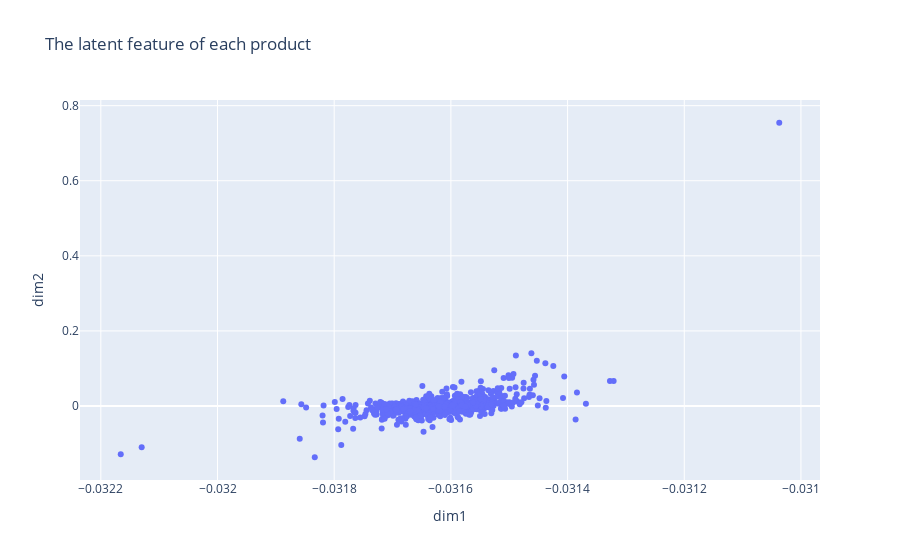

The code cell stored with this chart in its notebook:
### Code cell
items_list = [item[1] for item in amazon_data_table.columns.tolist()]

v = reduced_vt.T
data = np.hstack([v, np.array(items_list).reshape(-1, 1)])
vis_df = pd.DataFrame(data, columns=['dim1', 'dim2', 'productId'])
vis_df['dim1'] = vis_df['dim1'].astype(np.float64)
vis_df['dim2'] = vis_df['dim2'].astype(np.float64)

fig = px.scatter(vis_df, x='dim1', y='dim2', hover_data=['productId'], 
                 title='The latent feature of each product')
fig.show()

### Figure 1 — Plotly figure (JSON) as saved in the notebook; plotly's stock layout.template omitted (floating-point values rounded to 4 significant figures; data arrays with more than 128 entries replaced by an {"elided": "..."} marker saying what was removed)
{"data": [{"customdata": {"elided": "1000x1 str values"}, "hovertemplate": "dim1=%{x}<br>dim2=%{y}<br>productId=%{customdata[0]}<extra></extra>", "legendgroup": "", "marker": {"color": "#636efa", "symbol": "circle"}, "mode": "markers", "name": "", "orientation": "v", "showlegend": false, "type": "scatter", "x": {"elided": "1000 float values"}, "xaxis": "x", "y": {"elided": "1000 float values"}, "yaxis": "y"}], "layout": {"autosize": true, "legend": {"tracegroupgap": 0}, "title": {"text": "The latent feature of each product"}, "xaxis": {"anchor": "y", "autorange": true, "domain": [0, 1], "range": [-0.03224, -0.03096], "title": {"text": "dim1"}, "type": "linear"}, "yaxis": {"anchor": "x", "autorange": true, "domain": [0, 1], "range": [-0.2101, 0.828], "title": {"text": "dim2"}, "type": "linear"}}}
